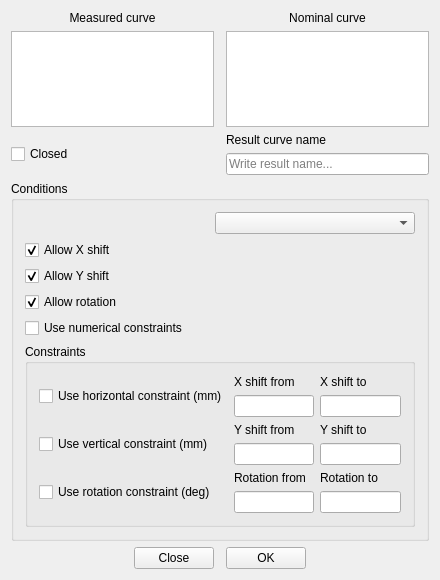
<?xml version="1.0" encoding="UTF-8"?>
<ui version="4.0">
 <class>BestFitDialog</class>
 <widget class="QDialog" name="BestFitDialog">
  <property name="geometry">
   <rect>
    <x>0</x>
    <y>0</y>
    <width>440</width>
    <height>580</height>
   </rect>
  </property>
  <property name="windowTitle">
   <string>BestFitDialog</string>
  </property>
  <layout class="QGridLayout" name="gridLayout">
   <item row="2" column="0" rowspan="2" colspan="2">
    <widget class="QCheckBox" name="checkBoxClosed">
     <property name="focusPolicy">
      <enum>Qt::ClickFocus</enum>
     </property>
     <property name="text">
      <string>Closed</string>
     </property>
    </widget>
   </item>
   <item row="0" column="3" colspan="2">
    <widget class="QLabel" name="labelNominalCurves">
     <property name="text">
      <string>Nominal curve</string>
     </property>
     <property name="alignment">
      <set>Qt::AlignCenter</set>
     </property>
    </widget>
   </item>
   <item row="3" column="3" colspan="2">
    <widget class="QLineEdit" name="lineEditResultName">
     <property name="focusPolicy">
      <enum>Qt::ClickFocus</enum>
     </property>
     <property name="inputMask">
      <string/>
     </property>
     <property name="text">
      <string/>
     </property>
     <property name="placeholderText">
      <string>Write result name...</string>
     </property>
    </widget>
   </item>
   <item row="1" column="3" colspan="2">
    <widget class="QListWidget" name="listOfNominalCurves"/>
   </item>
   <item row="5" column="4">
    <spacer name="horizontalSpacer_3">
     <property name="orientation">
      <enum>Qt::Horizontal</enum>
     </property>
     <property name="sizeHint" stdset="0">
      <size>
       <width>40</width>
       <height>20</height>
      </size>
     </property>
    </spacer>
   </item>
   <item row="0" column="0" colspan="2">
    <widget class="QLabel" name="labelMeasuredCurves">
     <property name="text">
      <string>Measured curve</string>
     </property>
     <property name="alignment">
      <set>Qt::AlignCenter</set>
     </property>
    </widget>
   </item>
   <item row="1" column="0" colspan="2">
    <widget class="QListWidget" name="listOfMeasuredCurves"/>
   </item>
   <item row="5" column="0">
    <spacer name="horizontalSpacer">
     <property name="orientation">
      <enum>Qt::Horizontal</enum>
     </property>
     <property name="sizeHint" stdset="0">
      <size>
       <width>40</width>
       <height>20</height>
      </size>
     </property>
    </spacer>
   </item>
   <item row="4" column="0" colspan="5">
    <widget class="QGroupBox" name="groupBoxConditions">
     <property name="title">
      <string>Conditions</string>
     </property>
     <layout class="QGridLayout" name="gridLayout_2">
      <item row="0" column="1">
       <widget class="QComboBox" name="comboBoxMethods">
        <property name="minimumSize">
         <size>
          <width>200</width>
          <height>0</height>
         </size>
        </property>
       </widget>
      </item>
      <item row="0" column="0">
       <spacer name="horizontalSpacer_4">
        <property name="orientation">
         <enum>Qt::Horizontal</enum>
        </property>
        <property name="sizeHint" stdset="0">
         <size>
          <width>40</width>
          <height>20</height>
         </size>
        </property>
       </spacer>
      </item>
      <item row="1" column="0" colspan="2">
       <widget class="QCheckBox" name="checkBoxXShift">
        <property name="focusPolicy">
         <enum>Qt::ClickFocus</enum>
        </property>
        <property name="text">
         <string>Allow X shift</string>
        </property>
        <property name="checked">
         <bool>true</bool>
        </property>
       </widget>
      </item>
      <item row="2" column="0" colspan="2">
       <widget class="QCheckBox" name="checkBoxYShift">
        <property name="focusPolicy">
         <enum>Qt::ClickFocus</enum>
        </property>
        <property name="text">
         <string>Allow Y shift</string>
        </property>
        <property name="checked">
         <bool>true</bool>
        </property>
       </widget>
      </item>
      <item row="3" column="0" colspan="2">
       <widget class="QCheckBox" name="checkBoxRotation">
        <property name="focusPolicy">
         <enum>Qt::ClickFocus</enum>
        </property>
        <property name="text">
         <string>Allow rotation</string>
        </property>
        <property name="checked">
         <bool>true</bool>
        </property>
       </widget>
      </item>
      <item row="4" column="0" colspan="2">
       <widget class="QCheckBox" name="checkBoxConstraints">
        <property name="focusPolicy">
         <enum>Qt::ClickFocus</enum>
        </property>
        <property name="text">
         <string>Use numerical constraints</string>
        </property>
       </widget>
      </item>
      <item row="5" column="0" colspan="2">
       <widget class="QGroupBox" name="groupBoxConstraints">
        <property name="title">
         <string>Constraints</string>
        </property>
        <layout class="QGridLayout" name="gridLayout_3">
         <item row="2" column="2">
          <widget class="QLabel" name="labelYShiftTo">
           <property name="text">
            <string>Y shift to</string>
           </property>
          </widget>
         </item>
         <item row="1" column="2">
          <widget class="QLineEdit" name="lineEditXShiftTo">
           <property name="focusPolicy">
            <enum>Qt::ClickFocus</enum>
           </property>
           <property name="text">
            <string/>
           </property>
           <property name="placeholderText">
            <string/>
           </property>
          </widget>
         </item>
         <item row="3" column="2">
          <widget class="QLineEdit" name="lineEditYShiftTo">
           <property name="focusPolicy">
            <enum>Qt::ClickFocus</enum>
           </property>
           <property name="text">
            <string/>
           </property>
           <property name="placeholderText">
            <string/>
           </property>
          </widget>
         </item>
         <item row="3" column="1">
          <widget class="QLineEdit" name="lineEditYShiftFrom">
           <property name="focusPolicy">
            <enum>Qt::ClickFocus</enum>
           </property>
           <property name="text">
            <string/>
           </property>
           <property name="placeholderText">
            <string/>
           </property>
          </widget>
         </item>
         <item row="0" column="2">
          <widget class="QLabel" name="labelXShiftTo">
           <property name="text">
            <string>X shift to</string>
           </property>
          </widget>
         </item>
         <item row="0" column="1">
          <widget class="QLabel" name="labelXShiftFrom">
           <property name="text">
            <string>X shift from</string>
           </property>
          </widget>
         </item>
         <item row="0" column="0" rowspan="2">
          <widget class="QCheckBox" name="checkBoxHConstraint">
           <property name="focusPolicy">
            <enum>Qt::ClickFocus</enum>
           </property>
           <property name="text">
            <string>Use horizontal constraint (mm)</string>
           </property>
           <property name="checked">
            <bool>false</bool>
           </property>
          </widget>
         </item>
         <item row="4" column="1">
          <widget class="QLabel" name="labelRotationFrom">
           <property name="text">
            <string>Rotation from</string>
           </property>
          </widget>
         </item>
         <item row="4" column="2">
          <widget class="QLabel" name="labelRotationTo">
           <property name="text">
            <string>Rotation to</string>
           </property>
          </widget>
         </item>
         <item row="2" column="0" rowspan="2">
          <widget class="QCheckBox" name="checkBoxVConstraint">
           <property name="focusPolicy">
            <enum>Qt::ClickFocus</enum>
           </property>
           <property name="text">
            <string>Use vertical constraint (mm)</string>
           </property>
           <property name="checked">
            <bool>false</bool>
           </property>
          </widget>
         </item>
         <item row="2" column="1">
          <widget class="QLabel" name="labelYShiftFrom">
           <property name="text">
            <string>Y shift from</string>
           </property>
          </widget>
         </item>
         <item row="5" column="1">
          <widget class="QLineEdit" name="lineEditRotationFrom">
           <property name="focusPolicy">
            <enum>Qt::ClickFocus</enum>
           </property>
           <property name="text">
            <string/>
           </property>
           <property name="placeholderText">
            <string/>
           </property>
          </widget>
         </item>
         <item row="5" column="2">
          <widget class="QLineEdit" name="lineEditRotationTo">
           <property name="focusPolicy">
            <enum>Qt::ClickFocus</enum>
           </property>
           <property name="text">
            <string/>
           </property>
           <property name="placeholderText">
            <string/>
           </property>
          </widget>
         </item>
         <item row="4" column="0" rowspan="2">
          <widget class="QCheckBox" name="checkBoxRConstraint">
           <property name="focusPolicy">
            <enum>Qt::ClickFocus</enum>
           </property>
           <property name="text">
            <string>Use rotation constraint (deg)</string>
           </property>
          </widget>
         </item>
         <item row="1" column="1">
          <widget class="QLineEdit" name="lineEditXShiftFrom">
           <property name="focusPolicy">
            <enum>Qt::ClickFocus</enum>
           </property>
           <property name="text">
            <string/>
           </property>
           <property name="placeholderText">
            <string/>
           </property>
          </widget>
         </item>
        </layout>
       </widget>
      </item>
     </layout>
    </widget>
   </item>
   <item row="5" column="2">
    <spacer name="horizontalSpacer_2">
     <property name="orientation">
      <enum>Qt::Horizontal</enum>
     </property>
     <property name="sizeHint" stdset="0">
      <size>
       <width>40</width>
       <height>20</height>
      </size>
     </property>
    </spacer>
   </item>
   <item row="5" column="1">
    <widget class="QPushButton" name="closeBtn">
     <property name="focusPolicy">
      <enum>Qt::NoFocus</enum>
     </property>
     <property name="text">
      <string>Close</string>
     </property>
    </widget>
   </item>
   <item row="5" column="3">
    <widget class="QPushButton" name="calculateBtn">
     <property name="focusPolicy">
      <enum>Qt::NoFocus</enum>
     </property>
     <property name="text">
      <string>OK</string>
     </property>
    </widget>
   </item>
   <item row="2" column="3" colspan="2">
    <widget class="QLabel" name="labelResultName">
     <property name="text">
      <string>Result curve name</string>
     </property>
    </widget>
   </item>
  </layout>
 </widget>
 <layoutdefault spacing="6" margin="11"/>
 <resources/>
 <connections/>
</ui>
